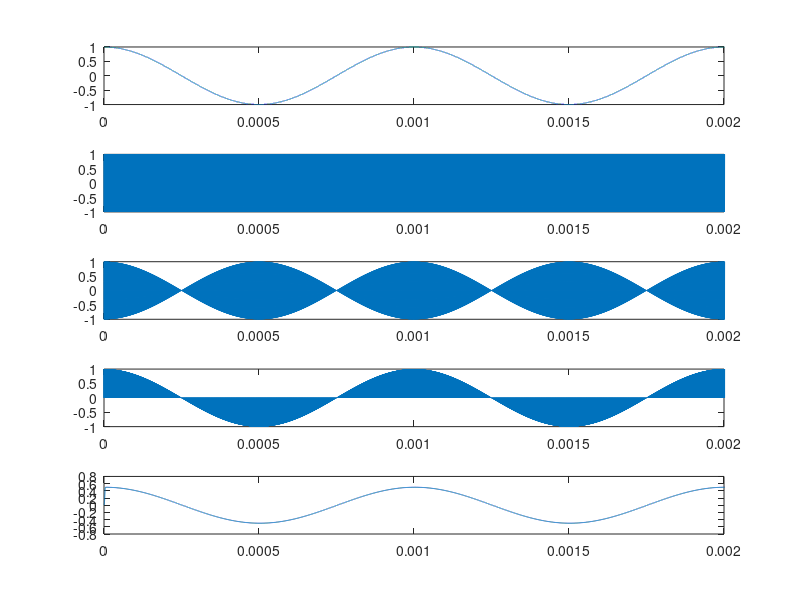

MATLAB code for this plot:
clear all
close all
clc
%%
ac = 1;
am = 1;
fm = 1e3;
fc = 1000e3;
f_cut = 2e3;
n = 100;
fa = 20*fc;
t = [0:1/fa:1];
c_t = ac*cos(2*pi*fc*t);
m_t = am*cos(2*pi*fm*t);
s_t = c_t.*m_t; % Sinal Modulado

r_t = s_t.*c_t; % Sinal demodulado
passa_baixa = fir1(n,(f_cut*2)/fa)';
info = filter(passa_baixa,1, r_t);

figure(1)
subplot(511)
plot(t, m_t)
xlim([0 2/fm])
subplot(512)
plot(t,c_t)
xlim([0 2/fm])
subplot(513)
plot(t, s_t)
xlim([0 2/fm])
subplot(514)
plot(t, r_t)
xlim([0 2/fm])
subplot(515)
plot(t, info)
xlim([0 2/fm])